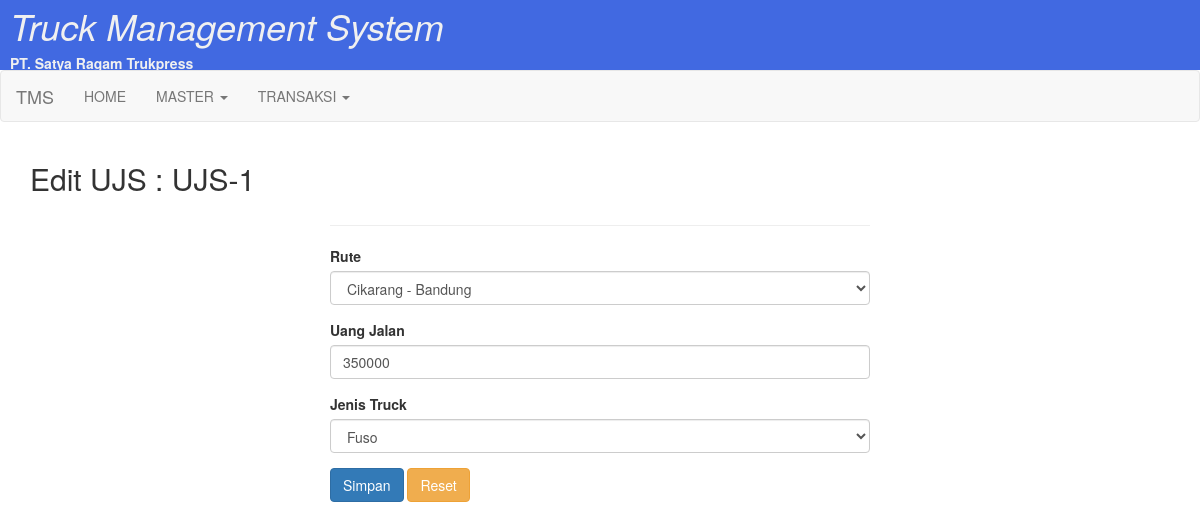
Page /edit_ujs.php?id=UJS-1 (signed in) on the committed database.
### tables this page shows
CREATE TABLE `data_ujs` (
  `id_ujs` varchar(15) NOT NULL,
  `id_rute` varchar(15) DEFAULT NULL,
  `uang_jalan` int(11) DEFAULT NULL,
  `id_jenis_truk` varchar(15) DEFAULT NULL,
  PRIMARY KEY (`id_ujs`),
  KEY `fk_ujs_rute` (`id_rute`),
  KEY `fk_jenis_truk_ujs` (`id_jenis_truk`),
  CONSTRAINT `fk_jenis_truk_ujs` FOREIGN KEY (`id_jenis_truk`) REFERENCES `data_jenis_truk` (`id_jenis_truk`) ON DELETE CASCADE ON UPDATE CASCADE,
  CONSTRAINT `fk_ujs_rute` FOREIGN KEY (`id_rute`) REFERENCES `data_rute` (`id_rute`) ON DELETE CASCADE ON UPDATE CASCADE
);

CREATE TABLE `data_rute` (
  `id_rute` varchar(15) NOT NULL,
  `origin` varchar(100) DEFAULT NULL,
  `destination` varchar(100) DEFAULT NULL,
  `deskripsi_rute` varchar(100) DEFAULT NULL,
  `jumlah_tagihan` int(11) DEFAULT NULL,
  PRIMARY KEY (`id_rute`)
);

CREATE TABLE `data_jenis_truk` (
  `id_jenis_truk` varchar(15) NOT NULL,
  `jenis_truk` varchar(50) DEFAULT NULL,
  PRIMARY KEY (`id_jenis_truk`)
);

### edit_ujs.php (the view, shortened to what this page needs)
<?php
include('header.php');
include('koneksi.php');
$sql = "SELECT * FROM data_ujs WHERE id_ujs = '".$_GET['id']."'";
$tampil = mysqli_query($conn, $sql);
$data = mysqli_fetch_array($tampil);
  ?>
<h2>Edit UJS : <?php echo $data['id_ujs']; ?></h2>
<div id="edit-supir">
  <div class="col-sm-6 col-sm-offset-3">
    <hr>
    <form action="update_ujs.php?id=<?php echo $data['id_ujs']; ?>" method="post">
    <div class="form-group">
      <label for="rute">Rute</label>
      <select name="rute" class="form-control">
        <?php
        $sqlRute = "SELECT id_rute, deskripsi_rute FROM data_rute";
        $tampil = mysqli_query($conn, $sqlRute);
        while($rt = mysqli_fetch_array($tampil)) {
          echo "<option value='".$rt['id_rute']."' ".($rt['id_rute'] === $data['id_rute'] ? 'selected="selected"' : '').">".$rt['deskripsi_rute']."</option>";
        }
        ?>
      </select>
      </div>
      <div class="form-group">
        <label for="ujs">Uang Jalan</label>
        <input type="number" name="ujs" class="form-control" value="<?php echo $data['uang_jalan']; ?>">
      </div>
      <div class="form-group">
        <label for="jenis_truk">Jenis Truck</label>
        <select name="jenis_truk" class="form-control">
          <?php
          $sqlJT = "SELECT * FROM data_jenis_truk";
          $tampilJT = mysqli_query($conn, $sqlJT);
          while($jt = mysqli_fetch_array($tampilJT)) {
            echo "<option value='".$jt['id_jenis_truk']."'".($jt['id_jenis_truk'] === $data['id_jenis_truk'] ? 'selected="selected"' : '').">".$jt['jenis_truk']."</option>";
          }
          ?>
        </select>
      </div>
      <input type="submit" value="Simpan" class="btn btn-primary">
      <input type="reset" value="Reset" class="btn btn-warning">
    </form>
  </div>
</div>
<?php
include('footer.php');
?>

### style.css (style rules this page uses)
* { margin: 0; padding: 0; }
body { font-family: 'Segoe UI', Tahoma, Geneva, Verdana, sans-serif; }
.btn { text-decoration: none; color: white; padding: 5px 15px; border: 1px; border-radius: 2px; }

### rows in the picture
data_ujs: id_ujs "UJS-1", rute "Cikarang - Bandung", ujs "350000", jenis_truk "Fuso"
